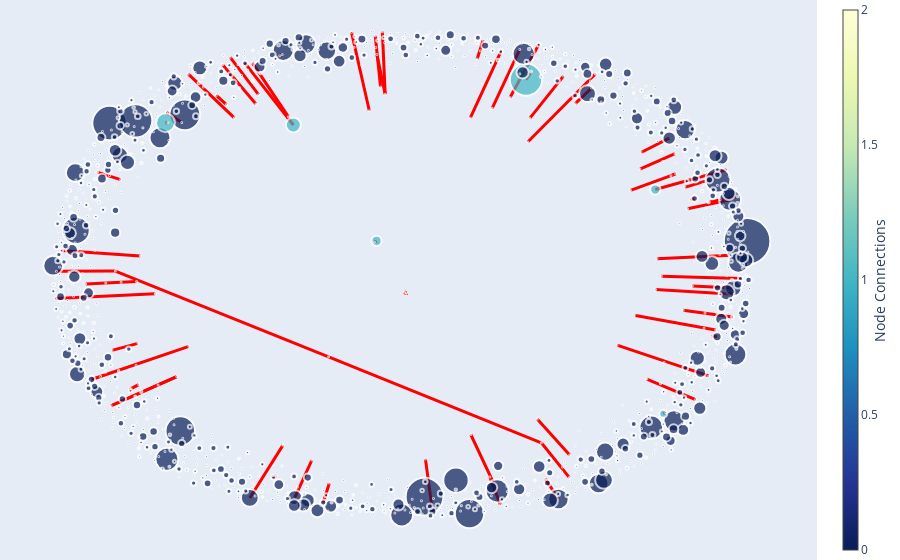

This figure's notebook cell:
### Code cell
import plotly.graph_objs as go
import networkx as nx
import pandas as pd

# Assuming balances_df and linked_accounts are defined

# Create a directed graph
G = nx.DiGraph()

sizes = []
node_text = []
# Add nodes with balance as size
for balance in balances_df.iloc[1:].loc[balances_df['balance'] >= 0].iterrows():
    G.add_node(balance[1]['address'], label=balance[1]['address'], title=balance[1]['address'], size=balance[1]['balance'])
    sizes.append(np.max([0,balance[1]['balance']])+1)
    node_text.append(balance[1]['address'] + ' ' + str(balance[1]['balance_pct']) + '%')

# take log of sizes
sizes = np.sqrt(sizes / np.sum(balances_df['balance']) *100) * 20 + 1

# Add edges for linked accounts
for pair in linked_accounts:
    G.add_edge(pair[0], pair[1], weight=10)

# Generate positions for each node

pos = nx.spring_layout(G, k=0.05, iterations=50)

# Create edge traces
edge_x = []
edge_y = []
edge_text = []
for edge in G.edges():
    x0, y0 = pos[edge[0]]
    x1, y1 = pos[edge[1]]
    edge_x.extend([x0, x1, None]) # None is used to prevent lines from connecting to each other
    edge_y.extend([y0, y1, None])
    edge_text.append(edge[0] + ' -> ' + edge[1])

edge_trace = go.Scatter(x=edge_x, y=edge_y, line=dict(width=3, color='#F00'), text=edge_text, mode='lines', hoverinfo='text')
# edge_trace.text = edge_text

# Create node traces
node_x = []
node_y = []
for node in G.nodes():
    x, y = pos[node]
    node_x.append(x)
    node_y.append(y)

node_trace = go.Scatter(x=node_x, y=node_y, mode='markers', hoverinfo='text',
                        marker=dict(showscale=True, colorscale='YlGnBu', reversescale=True, color=[], size=sizes,
                                    colorbar=dict(thickness=15, title='Node Connections', xanchor='left', titleside='right'),
                                    line_width=2))

# Add color to node points
node_adjacencies = []
# node_text = []
for node, adjacencies in enumerate(G.adjacency()):
    node_adjacencies.append(len(adjacencies[1]))
    node_info = '# of connections: '+str(len(adjacencies[1]))
    
    # node_text.append(node_info)

node_trace.marker.color = node_adjacencies
node_trace.text = node_text

# Create the figure
fig = go.Figure(data=[edge_trace, node_trace],
                layout=go.Layout(showlegend=False, hovermode='closest',
                                 margin=dict(b=0, l=0, r=0, t=0),
                                 xaxis=dict(showgrid=False, zeroline=False, showticklabels=False),
                                 yaxis=dict(showgrid=False, zeroline=False, showticklabels=False)))

# Show the figure
fig.show()

### Figure 1 — Plotly figure (JSON) as saved in the notebook; plotly's stock layout.template omitted (floating-point values rounded to 4 significant figures; data arrays with more than 128 entries replaced by an {"elided": "..."} marker saying what was removed)
{"data": [{"hoverinfo": "text", "line": {"color": "#F00", "width": 3}, "mode": "lines", "text": ["0x35af480b2cfb3dd84f73b6498e751cf7636b2287 -> 0x1c1aad6cdb6672c75442c8362c87fb73563cdfc5", "0x68c8ec42d730b57bb3c027a0c2935bcb225d7e75 -> 0x22b0e8eecd24819237648aeee3e648b5e4d5f17b", "0xf673dbef39b7623e76e3ace6c4eb4370224ec229 -> 0xd5fc32f0c6df7b49ecf82901b67894fbf066ff1f", "0x5ceca823922f186dd21c058526af0ed923b960aa -> 0x2b334b1aa8ca74429dbff29cd48a0ff9aebaf346", "0xf89439f586afde31580225107679036ea0dc84cf -> 0x85b8be7f49a35f4ae0ce77a54c3b17fa312a5f15", "0xc31cf8a0603b55149c3a4a8036c44bea93fc096d -> 0xd8b8534044815155dfe8254e49f574b8d37cf261", "0xc2f176731a1cb124485fc74c9fce696630050475 -> 0x56ff2c74c92e70acc5c3d950d58c4493be59adf4", "0x791569bd3f60c672cdfd82413ecca9314decd424 -> 0x2c6e99d4d7d6f3e2fa43524b0673918b555082f3", "0x96aa072c445e9dd86693cf71d3ee01f1cd6df9b8 -> 0xcb35d3096cc85fe2c155c9117959dc0a8dbdd21d", "0xcf624deef90e044b54eb61534a6d3e3aba1e7def -> 0xfa14c444887207ff46f4b1fe150885189b22aea1", "0x1111111254eeb25477b68fb85ed929f73a960582 -> 0x0e9e393e145c98343bc13b29c1371412c1babc45", "0x1bc5cf80f308518f000dde4c8f8139268aa014db -> 0x995fdc320b311af125a22f34907884b56d1ca406", "0xcfa5b23e0b5445a308ef4d22909a6573ebc8b90c -> 0x189028380d974bb4eefee9e8ed6f0533f4d33133", "0x57da10c05419b0bb33cd2efd16323187307c2aef -> 0x9824ad618c3bdb0d04089785477a8e3d8b92c955", "0x15dbf255f1e79c44e85ecea8d1bc766802d6d1a7 -> 0x10ced90868ae3d4ea14cc5b20a6026da8a325bd3", "0x18fbf519d425f51ab735aa9d0af50250f6b16abe -> 0xfdde8dc4caa73471c2ba52ffb6390a9f169af168", "0x7b01544a11303830edcaca1989d8aa0d88ba80b1 -> 0xdcd8de3e0634cb06ef067df362f58477b648ea9e", "0x62f1e7d3fecdc2e7dee01133c1cb936855c2fc79 -> 0x02850ae05a2c042bcd93742dc4762256dddf2f7c", "0x22b0e8eecd24819237648aeee3e648b5e4d5f17b -> 0x68c8ec42d730b57bb3c027a0c2935bcb225d7e75", "0x6e0ad2f4997cd3a327505ebce03d2c8aa2b0fd43 -> 0x89b894acd4407167bfd6d8f290282e95c119939c", "0xe5a3e99ab6aeff3aaa6c43dc2addbefeb33bb24e -> 0x43f8d4bb9eb023a29be6186c3737367ad94247e0", "0x3067d5693a344881e7b1e88f271b145d9120df49 -> 0xbb7a8247788a206b96b9c97b77b02d349e9ad35f", "0x1d23895f8a540affc3397674ab3d7fbbb463057d -> 0xe757c80e295a0a9097f06618cc060b1b14c110f7", "0x432db58316d883f8c3eb0e0c26ab047cba0e32fa -> 0x7d6b8b5e88121f5f3bf6ce47b075c1dbdf9ded24", "0x3d4e0467937839838aef3d10033eaebabf4b6e5f -> 0x1ed474d111d05c9e783217f154232f8af040a549", "0x6f2ea66027fb398bffc5fcf19ab17045d0eb67b8 -> 0xa0c35375b5a2c4d0605a0564d80afe947bcb182a", "0xef264aad2c7e29089c56a528d324cf338c9e8b7e -> 0x228fab75b59516086c46d6471b359a72db3958b2", "0x3f4f4158f1c23c4c51c6ed7b92b6bd26a1d6fda0 -> 0xb30f281e46e63a9af530034f5e3fd651ee0355e5", "0x1064b84e24f6d70fa106139948c225838f420ec4 -> 0x2844507d9e0e9aaa1af073ab96a7757e05ec07e8", "0x1064b84e24f6d70fa106139948c225838f420ec4 -> 0xcc6ef5ee62466aa1cd77832c6f38e79c018d1650", "0x8514b324c54150ddfe6b12c7f38a4b5e01e4ab14 -> 0x9aa863f877476611045262a0b83f83fb76afb32a", "0xbe683b87b4e9bc0531c56cac0aadd2dc0e77dece -> 0x000000000000000000000000000000000000dead", "0x9e1edb2f78e38697891d736ddb6aa60df192b4c0 -> 0xb30f281e46e63a9af530034f5e3fd651ee0355e5", "0xc27b19aeaee925bbbc03d56d262c96d67f48d5b4 -> 0x111111125421ca6dc452d289314280a0f8842a65", "0xc27b19aeaee925bbbc03d56d262c96d67f48d5b4 -> 0x1111111254eeb25477b68fb85ed929f73a960582", "0x15f27c2b28d8d28fe79b01f4de610d4c5aa9ad23 -> 0x2d7de2c6c2118381aaa25ca3e6e68e0e8e78e812", "0x53bc98479afa0e6d1a6c36fb94b4034581e8c4de -> 0x9262f816ae20b9f90c5632f6554adc734bbfa027", "0x9cd2b01e7f51a8baa6d41197c6af3ea8bba80add -> 0x5b50dfabf23839ba9ff6a60c551fb7a668c6abb3", "0x452e6ab917199547d28fa3c852520b41497174be -> 0xfba2d7d7069773392807438f36264ca31cec1067", "0x93151cb748de7e0cab45d8016cc56198454357c1 -> 0xb47af040c50c9fe7950ea801cbc8dbc23269b494", "0x07a0a4378775da214a9c41c1284b9a1c1000c8b2 -> 0xab68d0ef90cc2d294570724e4c469f38422d818e", "0x1f6447e933f7e0f6f09eabb2785c9328b5c5ca31 -> 0x40214ebdf45262c9ea4abdf1be822e6af67b6f64", "0x73614d047f138874c7e04904acec041618c285aa -> 0xe5b591b471a12fca1d715a29cb1833a3df5ad0b7", "0x923084634045edfdd1723659d0ee4844bbb4b8cd -> 0x46b78f63d6879ef74c0642cc615989aba4a0ad03", "0x814e5e0e31016b9a7f138c76b7e7b2bb5c1ab6a6 -> 0xbefc31448079427b7dab37ce55d4bc5ebfbc8773", "0x814e5e0e31016b9a7f138c76b7e7b2bb5c1ab6a6 -> 0x620be233fd694b9ced65d28d9a4d436c903ad55a", "0x3a4357d485c12d4e46262f8af0a4029b2d8c1383 -> 0xae9e85683144359836f974091a069791f6187800", "0xba17313df4141bbd5969b4b46f0edd9727e7a047 -> 0x67358998e8ed42ecb78338d202a76995dac82600", "0x4650d0c9e3148a8f66af374820aa2eca0a47dad4 -> 0x3006e592f0ebee6533c55da3d1116dfff93571b0", "0xa338b75ba3fd53dd25054b70a423493f3d2b0cc6 -> 0x8c93a93b50714c7908efd28da56286d81dec9921", "0xa338b75ba3fd53dd25054b70a423493f3d2b0cc6 -> 0xa63e287f68b64322916b58f95c436c04b2926156", "0xa63e287f68b64322916b58f95c436c04b2926156 -> 0x8c93a93b50714c7908efd28da56286d81dec9921", "0x0a3a8fd7d380dd667a8209a30d4544b669ef55fb -> 0xafab0d5a30119efe47078f79761676c707ae181c", "0x9a429d885ead2a5ede99fde9880c45cf6eb36d38 -> 0x7f6d9099d4f24962d5a88cf1b3cfff649744d16e", "0x287b67c90cb67edda86b2e86e8999408ee60fdf7 -> 0xe2d5594a2a29b961ecc2274c88269fa6c32b0029", "0x3fc91a3afd70395cd496c647d5a6cc9d4b2b7fad -> 0xcf624deef90e044b54eb61534a6d3e3aba1e7def", "0x09087fd95c1fc7908a1cb2a9817ab97a8ce5e21f -> 0xa0c35375b5a2c4d0605a0564d80afe947bcb182a", "0x5d1e6dde4d470762e79a645a64257cc23008c3a3 -> 0x2ee12a7a7c77fa26cf261d66c5c57bf2b494889f", "0x769a9baa8515fcc0082995e65d9efba2839005ab -> 0x0ca7371b85bea440533b8b5ddf01f4cba7f5c5bd", "0x2c512c194f8ea36979a8838006d904e9978e28c4 -> 0x71c3e5585ac4dffabcafcdfc6f906cd7534834e0", "0x08b859feca330d59b2b370609c2e39034c9cca20 -> 0xcc70ddb7c844f1a41eb834bac276df839e52c8b4", "0x09cc0bcfbf0363256347e0d86ae6a97af1ae8c7f -> 0x426a20b4b12d31e1aaeff093d89ca2fd36214407", "0xae20716e2dac44510585115cc7fa936ac4f77a50 -> 0xcedd5b7a5ffe613ee90105cb35d10d47ae338122", "0x8c59c5934a5aabea02bab40195584aa59b1043ee -> 0x169aa7e5e200dc44d9a72989d933158e46cf04c8", "0xe6d8bb291e8ec28daa8ddd179339df053ad738f7 -> 0x3a4357d485c12d4e46262f8af0a4029b2d8c1383", "0xeeb63b02b023234360f44549bd1e0b5bce37b14b -> 0xabc2b3056ddc9922ed26c45a947bd3c3e0bca5b4", "0x1df18dfd3c8af44a2731186fec487cf8ae9588e5 -> 0x93536e17335461e6222e575413642e743c2e6635", "0x2844507d9e0e9aaa1af073ab96a7757e05ec07e8 -> 0xcc6ef5ee62466aa1cd77832c6f38e79c018d1650", "0x2844507d9e0e9aaa1af073ab96a7757e05ec07e8 -> 0x1064b84e24f6d70fa106139948c225838f420ec4", "0x541a22e9f1dbe97428a237e71efae9e8b2fc7218 -> 0x3fc91a3afd70395cd496c647d5a6cc9d4b2b7fad", "0xcc6ef5ee62466aa1cd77832c6f38e79c018d1650 -> 0x1064b84e24f6d70fa106139948c225838f420ec4", "0x111111125421ca6dc452d289314280a0f8842a65 -> 0x5b37cd54b2be1e84932ff048e332b6b566567b6d", "0x85b8be7f49a35f4ae0ce77a54c3b17fa312a5f15 -> 0xf89439f586afde31580225107679036ea0dc84cf", "0x1126ec07f39955efc35a0703edafdc7e476d6c1a -> 0xbd3e5027273cc5451c52001b2edab703fb988ca5", "0xf7915de42680024afe33ddbd83efea194af56a2f -> 0xd27519fbda1ccc792e95a6c3d93b9543f5439dec", "0xb73ffee97bf12928e021f6f8c38942e3c587f6be -> 0x37e2b886aaf5d4c2d3d8d684211c5cbb205d8610", "0xa76e4ce2c0db1ddf7660ba86a49fb8cae19a717b -> 0xaa9a75d4bb6c000ba61b83198059fb887be6b249"], "type": "scatter", "x": {"elided": "231 float values"}, "y": {"elided": "231 float values"}}, {"hoverinfo": "text", "marker": {"color": {"elided": "1218 int values"}, "colorbar": {"thickness": 15, "title": {"side": "right", "text": "Node Connections"}, "xanchor": "left"}, "colorscale": [[0, "rgb(255,255,217)"], [0.125, "rgb(237,248,177)"], [0.25, "rgb(199,233,180)"], [0.375, "rgb(127,205,187)"], [0.5, "rgb(65,182,196)"], [0.625, "rgb(29,145,192)"], [0.75, "rgb(34,94,168)"], [0.875, "rgb(37,52,148)"], [1, "rgb(8,29,88)"]], "line": {"width": 2}, "reversescale": true, "showscale": true, "size": {"elided": "1217 float values"}}, "mode": "markers", "text": {"elided": "1217 str values"}, "type": "scatter", "x": {"elided": "1218 float values"}, "y": {"elided": "1218 float values"}}], "layout": {"hovermode": "closest", "margin": {"b": 0, "l": 0, "r": 0, "t": 0}, "showlegend": false, "xaxis": {"showgrid": false, "showticklabels": false, "zeroline": false}, "yaxis": {"showgrid": false, "showticklabels": false, "zeroline": false}}}
